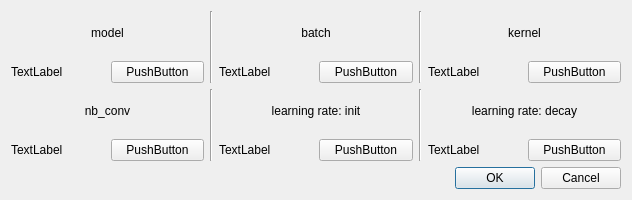
<?xml version="1.0" encoding="UTF-8"?>
<ui version="4.0">
 <class>Blanket</class>
 <widget class="QWidget" name="Blanket">
  <property name="geometry">
   <rect>
    <x>0</x>
    <y>0</y>
    <width>632</width>
    <height>200</height>
   </rect>
  </property>
  <property name="windowTitle">
   <string>Form</string>
  </property>
  <layout class="QGridLayout" name="gridLayout">
   <item row="0" column="0">
    <layout class="QVBoxLayout" name="verticalLayout">
     <item>
      <layout class="QVBoxLayout" name="verticalLayout_global">
       <item>
        <layout class="QHBoxLayout" name="horizontalLayout_1">
         <item>
          <layout class="QVBoxLayout" name="verticalLayout231">
           <item>
            <widget class="QLabel" name="mdlL">
             <property name="text">
              <string>model</string>
             </property>
             <property name="alignment">
              <set>Qt::AlignCenter</set>
             </property>
            </widget>
           </item>
           <item>
            <layout class="QHBoxLayout" name="horizontalLayout231">
             <item>
              <widget class="QLabel" name="label2310">
               <property name="text">
                <string>TextLabel</string>
               </property>
              </widget>
             </item>
             <item>
              <widget class="QPushButton" name="pushButton2310">
               <property name="text">
                <string>PushButton</string>
               </property>
              </widget>
             </item>
            </layout>
           </item>
          </layout>
         </item>
         <item>
          <widget class="Line" name="line">
           <property name="orientation">
            <enum>Qt::Vertical</enum>
           </property>
          </widget>
         </item>
         <item>
          <layout class="QVBoxLayout" name="verticalLayout232">
           <item>
            <widget class="QLabel" name="batchL">
             <property name="text">
              <string>batch</string>
             </property>
             <property name="alignment">
              <set>Qt::AlignCenter</set>
             </property>
            </widget>
           </item>
           <item>
            <layout class="QHBoxLayout" name="horizontalLayout232">
             <item>
              <widget class="QLabel" name="label2320">
               <property name="text">
                <string>TextLabel</string>
               </property>
              </widget>
             </item>
             <item>
              <widget class="QPushButton" name="pushButton2320">
               <property name="text">
                <string>PushButton</string>
               </property>
              </widget>
             </item>
            </layout>
           </item>
          </layout>
         </item>
         <item>
          <widget class="Line" name="line_2">
           <property name="orientation">
            <enum>Qt::Vertical</enum>
           </property>
          </widget>
         </item>
         <item>
          <layout class="QVBoxLayout" name="verticalLayout233">
           <item>
            <widget class="QLabel" name="kernelL">
             <property name="text">
              <string>kernel</string>
             </property>
             <property name="alignment">
              <set>Qt::AlignCenter</set>
             </property>
            </widget>
           </item>
           <item>
            <layout class="QHBoxLayout" name="horizontalLayout233">
             <item>
              <widget class="QLabel" name="label2330">
               <property name="text">
                <string>TextLabel</string>
               </property>
              </widget>
             </item>
             <item>
              <widget class="QPushButton" name="pushButton2330">
               <property name="text">
                <string>PushButton</string>
               </property>
              </widget>
             </item>
            </layout>
           </item>
          </layout>
         </item>
        </layout>
       </item>
       <item>
        <layout class="QHBoxLayout" name="horizontalLayout_7">
         <item>
          <layout class="QVBoxLayout" name="verticalLayout234">
           <item>
            <widget class="QLabel" name="ncL">
             <property name="text">
              <string>nb_conv</string>
             </property>
             <property name="alignment">
              <set>Qt::AlignCenter</set>
             </property>
            </widget>
           </item>
           <item>
            <layout class="QHBoxLayout" name="horizontalLayout234">
             <item>
              <widget class="QLabel" name="label2340">
               <property name="text">
                <string>TextLabel</string>
               </property>
              </widget>
             </item>
             <item>
              <widget class="QPushButton" name="pushButton2340">
               <property name="text">
                <string>PushButton</string>
               </property>
              </widget>
             </item>
            </layout>
           </item>
          </layout>
         </item>
         <item>
          <widget class="Line" name="line_3">
           <property name="orientation">
            <enum>Qt::Vertical</enum>
           </property>
          </widget>
         </item>
         <item>
          <layout class="QVBoxLayout" name="verticalLayout235">
           <item>
            <widget class="QLabel" name="lrL">
             <property name="text">
              <string>learning rate: init</string>
             </property>
             <property name="alignment">
              <set>Qt::AlignCenter</set>
             </property>
            </widget>
           </item>
           <item>
            <layout class="QHBoxLayout" name="horizontalLayout235">
             <item>
              <widget class="QLabel" name="label2350">
               <property name="text">
                <string>TextLabel</string>
               </property>
              </widget>
             </item>
             <item>
              <widget class="QPushButton" name="pushButton2350">
               <property name="text">
                <string>PushButton</string>
               </property>
              </widget>
             </item>
            </layout>
           </item>
          </layout>
         </item>
         <item>
          <widget class="Line" name="line_4">
           <property name="orientation">
            <enum>Qt::Vertical</enum>
           </property>
          </widget>
         </item>
         <item>
          <layout class="QVBoxLayout" name="verticalLayout236">
           <item>
            <widget class="QLabel" name="lkL">
             <property name="text">
              <string>learning rate: decay</string>
             </property>
             <property name="alignment">
              <set>Qt::AlignCenter</set>
             </property>
            </widget>
           </item>
           <item>
            <layout class="QHBoxLayout" name="horizontalLayout236">
             <item>
              <widget class="QLabel" name="label2360">
               <property name="text">
                <string>TextLabel</string>
               </property>
              </widget>
             </item>
             <item>
              <widget class="QPushButton" name="pushButton2360">
               <property name="text">
                <string>PushButton</string>
               </property>
              </widget>
             </item>
            </layout>
           </item>
          </layout>
         </item>
        </layout>
       </item>
      </layout>
     </item>
     <item>
      <layout class="QHBoxLayout" name="horizontalLayout">
       <item>
        <spacer name="horizontalSpacer">
         <property name="orientation">
          <enum>Qt::Horizontal</enum>
         </property>
         <property name="sizeHint" stdset="0">
          <size>
           <width>40</width>
           <height>20</height>
          </size>
         </property>
        </spacer>
       </item>
       <item>
        <widget class="QDialogButtonBox" name="buttonBox">
         <property name="standardButtons">
          <set>QDialogButtonBox::Cancel|QDialogButtonBox::Ok</set>
         </property>
        </widget>
       </item>
      </layout>
     </item>
    </layout>
   </item>
  </layout>
 </widget>
 <resources/>
 <connections/>
</ui>
